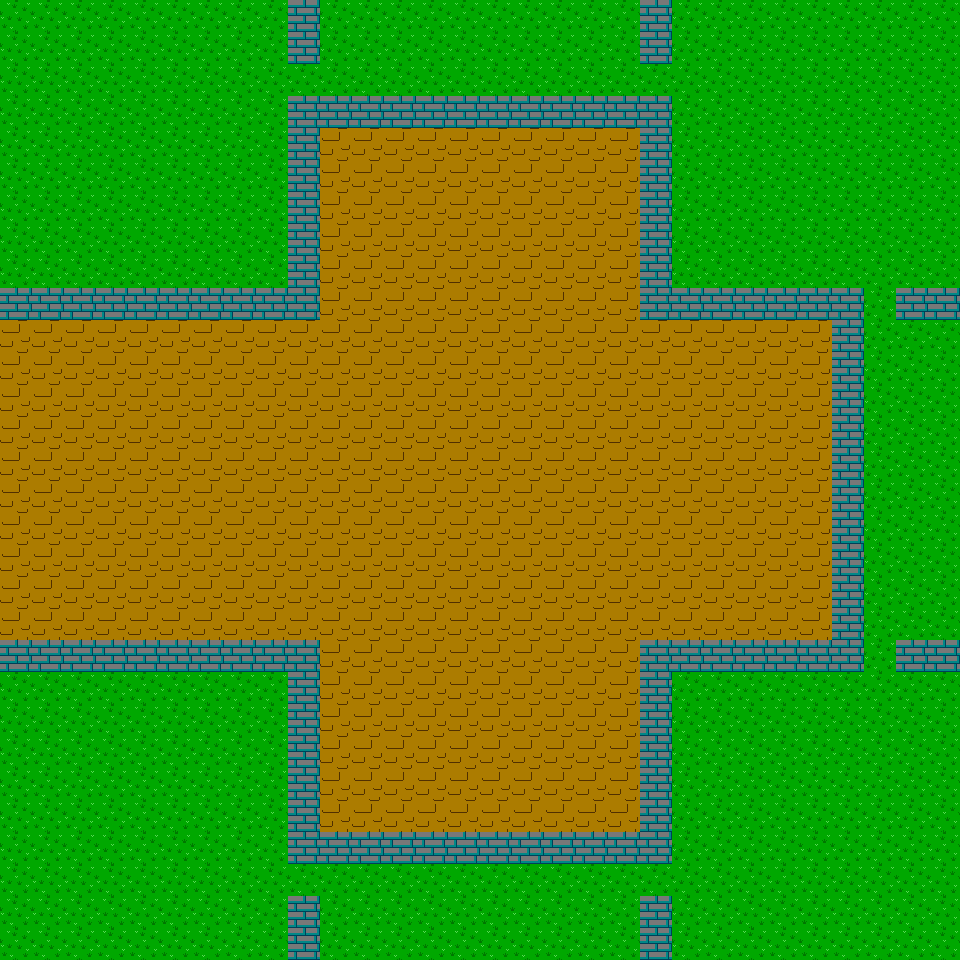

This is a level from a 2D game, rendered from its Tiled map with the project's own tilesets. A one-line summary and the map file follow, with tile-layer data summarised:
An orthogonal 30x30 tile map with 32x32 px tiles, 1 tile layer (map) and 2 objects (Door, Spawn).

<map version="1.0" orientation="orthogonal" width="30" height="30" tilewidth="32" tileheight="32">
 <tileset firstgid="1" name="tiles" tilewidth="32" tileheight="32">
  <image source="img/tiles.png" width="96" height="32" />
  <tile id="0">
   <properties>
    <property name="solid" value="false" />
   </properties>
  </tile>
  <tile id="1">
   <properties>
    <property name="solid" value="false" />
   </properties>
  </tile>
 </tileset>
 <layer name="map" width="30" height="30">
  <data>[900 cells, 900 non-empty, 3 distinct tile ids]</data>
 </layer>
 <objectgroup name="objects" width="30" height="30">
  <object name="Door" x="6" y="328" width="22" height="302">
   <properties>
    <property name="to" value="home" />
   </properties>
  </object>
  <object name="Spawn" x="38" y="328" width="22" height="302">
   <properties>
    <property name="from" value="home" />
   </properties>
  </object>
 </objectgroup>
</map>
